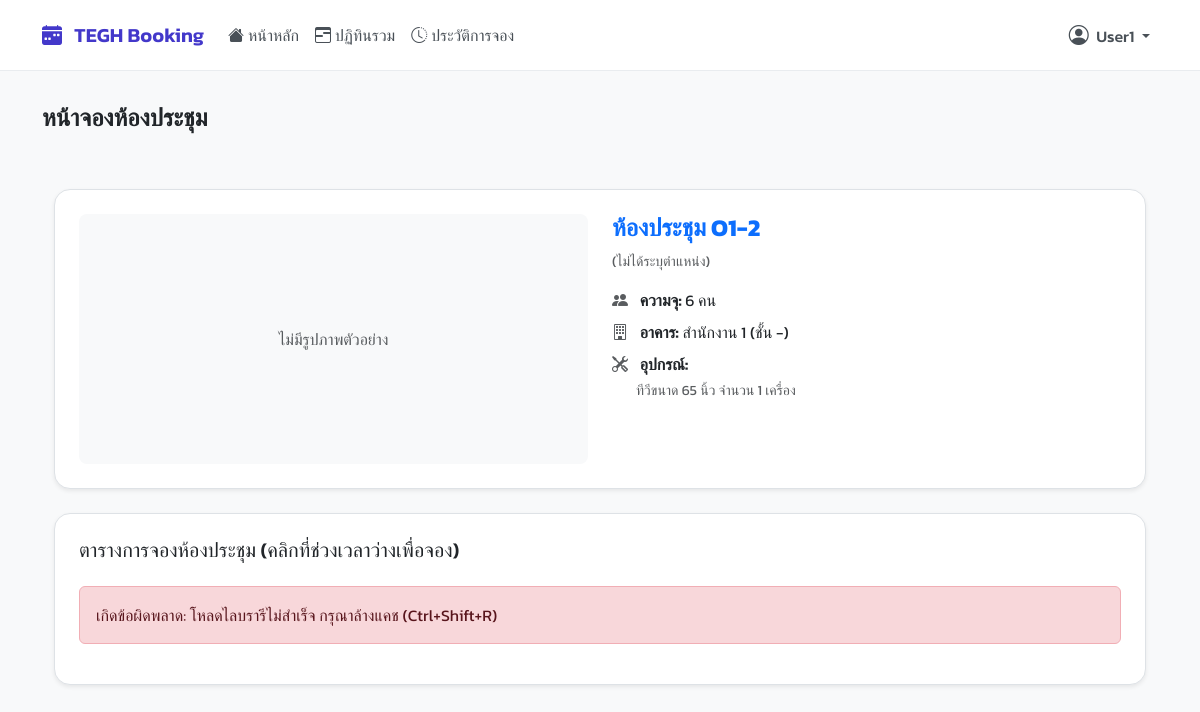
Page /room/2/ (signed in) on the earlier database version.
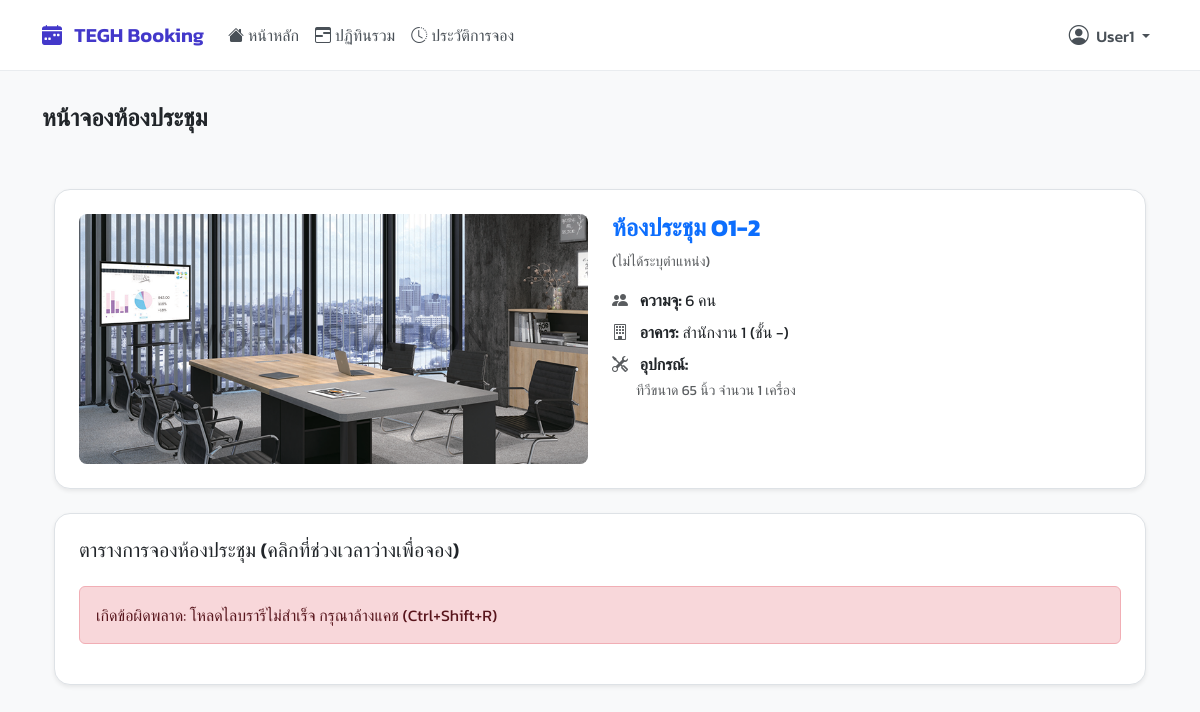
Same page on the later database version.
### booking/models.py (models this page shows, shortened)
class Room(models.Model):
    name = models.CharField(max_length=100)
    building = models.CharField(max_length=100, blank=True, null=True)
    floor = models.CharField(max_length=50, blank=True, null=True)
    location = models.CharField(max_length=255, blank=True, null=True, help_text="เช่น 'ใกล้ฝ่ายบุคคล'")
    capacity = models.PositiveIntegerField(default=1)
    equipment_in_room = models.TextField(blank=True, null=True, help_text="ระบุอุปกรณ์แต่ละอย่างในบรรทัดใหม่")
    image = models.ImageField(upload_to='room_images/', blank=True, null=True, verbose_name="รูปภาพห้อง")

### booking/views.py (the view)
# urls.py: path('room/<int:room_id>/', views.room_calendar_view, name='room_calendar'),
@login_required
def room_calendar_view(request, room_id):
    room = get_object_or_404(Room, pk=room_id)
    if request.method == 'POST':
        form = BookingForm(request.POST, request.FILES)
    else:
        form = BookingForm(initial={'room': room})
    context = get_base_context(request)
    context.update({
        'room': room,
        'form': form
    })
    return render(request, 'pages/room_calendar.html', context)

### booking/views.py (called while the page is built)
def is_admin(user):
    return user.is_authenticated and (user.is_superuser or user.groups.filter(name='Admin').exists())

### templates/pages/room_calendar.html (shortened to what this page needs)
{% extends 'base.html' %}
{% load static %}
{% block extra_head %}
<link href="https://cdn.jsdelivr.net/npm/fullcalendar@6.1.15/main.min.css" rel="stylesheet" />
{% endblock %}
{% block content %}
<div class="container-fluid py-4">
    <div class="content-card shadow-sm border p-3 p-md-4 mb-4">
        <div class="row">
            <div class="col-lg-6 mb-3 mb-lg-0">
                {% if room.image %}
                    <img src="{{ room.image.url }}" class="d-block w-100 room-image" alt="รูปห้อง">
                {% else %}
                    <div class="bg-light text-muted d-flex align-items-center justify-content-center room-image">ไม่มีรูปภาพตัวอย่าง</div>
                {% endif %}
            </div>
            <div class="col-lg-6">
                <h4 class="fw-bold text-primary">{{ room.name }}</h4>
                <p class="text-muted small mb-3">{{ room.location|default:"(ไม่ได้ระบุตำแหน่ง)" }}</p>
                <p class="mb-2"><i class="bi bi-people-fill me-2 text-muted"></i> <strong>ความจุ:</strong> {{ room.capacity }} คน</p>
                <p class="mb-2"><i class="bi bi-building me-2 text-muted"></i> <strong>อาคาร:</strong> {{ room.building|default:"-" }} (ชั้น {{ room.floor|default:"-" }})</p>
                <p class="mb-1"><i class="bi bi-tools me-2 text-muted"></i> <strong>อุปกรณ์:</strong></p>
                <div class="small text-muted ps-4 mt-1">
                    {{ room.equipment_in_room|default:"(ไม่มีข้อมูลอุปกรณ์ระบุ)"|linebreaksbr }}
                </div>
            </div>
        </div>
    </div>
    <div class="content-card shadow-sm border p-3 p-md-4">
        <h5 class="mb-0">ตารางการจองห้องประชุม (คลิกที่ช่วงเวลาว่างเพื่อจอง)</h5>
        <div id="calendar"></div>
    </div>
</div>
{% endblock %}

Differences in the rows shown:
changed Room "ห้องประชุม O1-2": image: picture added
Other differences:
text no longer shown: "ไม่มีรูปภาพตัวอย่าง"
